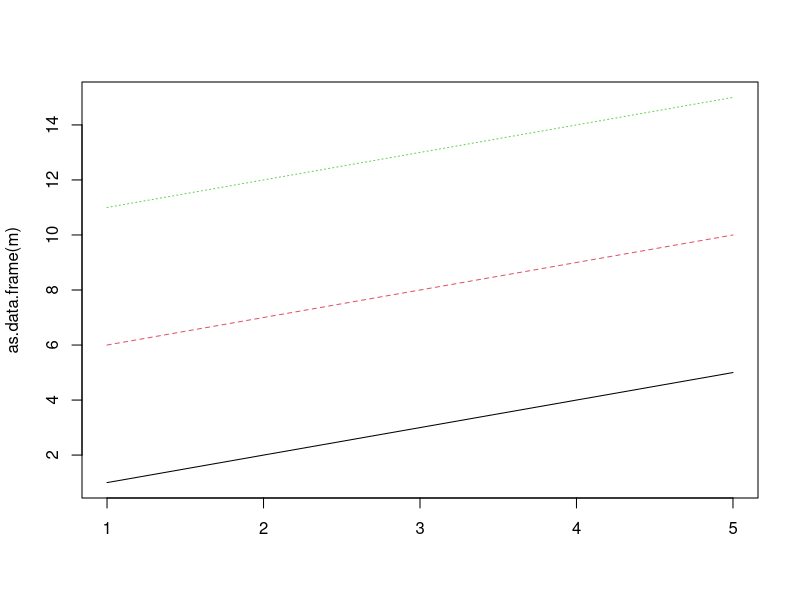
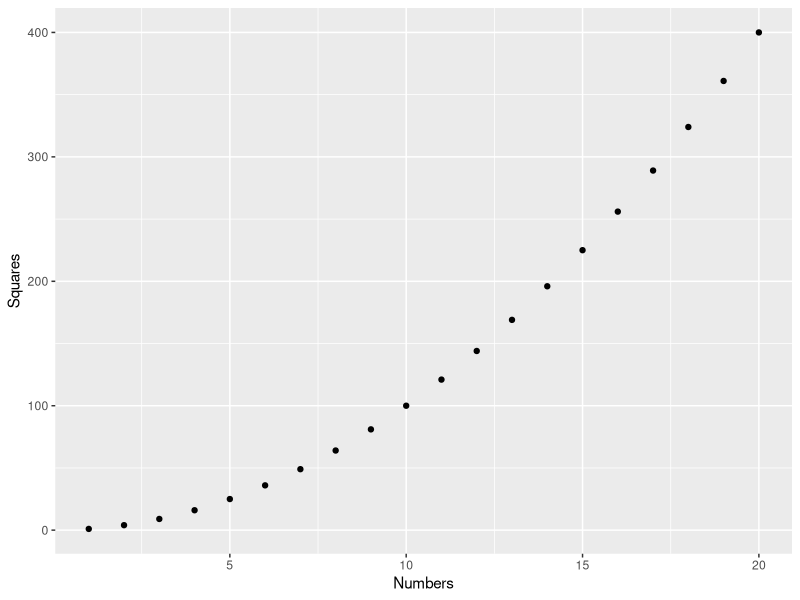
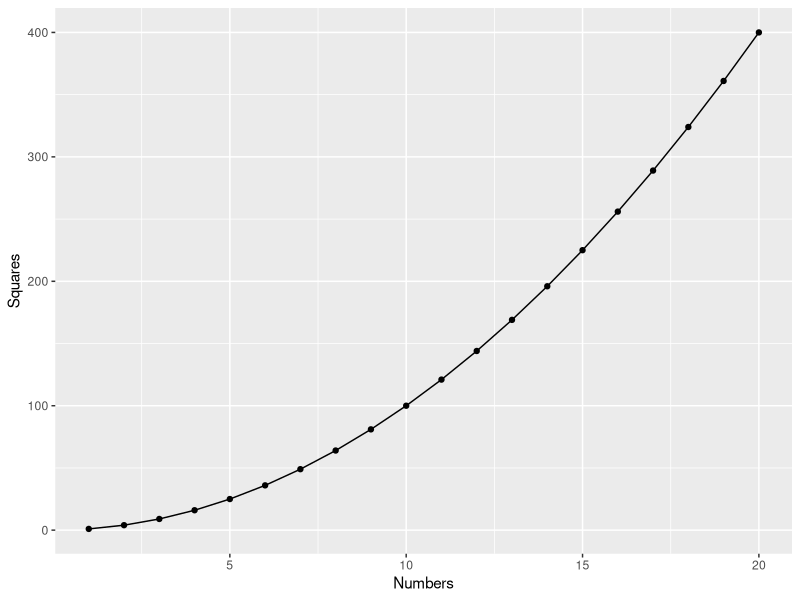
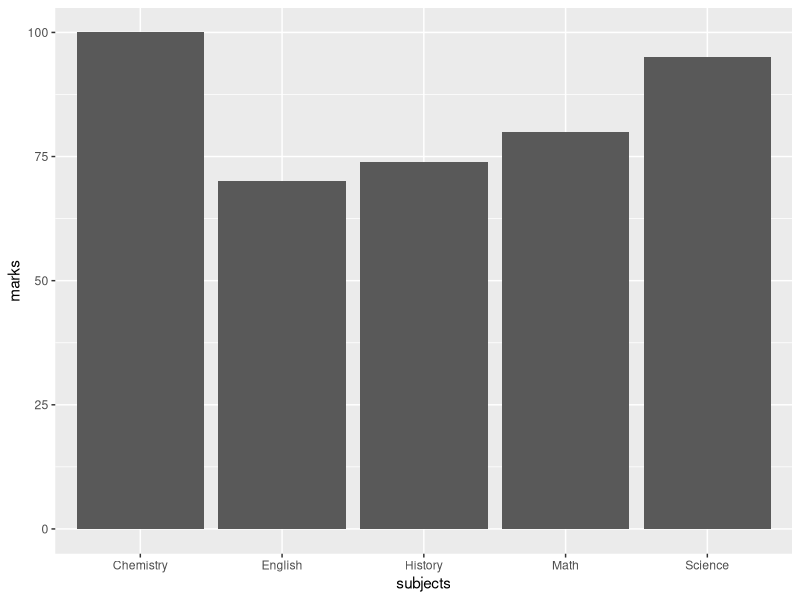

Write R code to recreate these figures, in order.
# First Task
a <- c(1,2,3,4,5)
b <- c(6,7,8,9,10)
c <- c(11,12,13,14,15)
m <- cbind(a,b,c)
print(m)
matplot(as.data.frame(m),type="l")

# Second Task
Employees = data.frame(Name = c("Farzaneh F","Amir K","Kamala B", "Iqra N","Zak D"),
                       Age = c(23,22,25,26,32),
                       Gender = c("F","M","F","F","M"),
                       Role = c("Clerk","Manager","Exective","CEO","ASSISTANT"),
                       Length_of_service = c("15 months","19 months","24 months","27 months","30 months")
)
print(Employees)
print(summary(Employees))

# Third Task
library("ggplot2")
x <- 1:20 
y <- x*x
qplot(x,y, xlab = "Numbers",
      ylab = "Squares")
# Add line
qplot(x, y, xlab = "Numbers",
      ylab = "Squares", geom=c("point", "line"))

#Fourth question
data <- data.frame(
  subjects = c("English", "Science", "Math", "History", "Chemistry"),  
  marks = c(70, 95, 80, 74, 100)
)
ggplot(data, aes(x=subjects, y=marks)) + 
  geom_bar(stat = "identity")